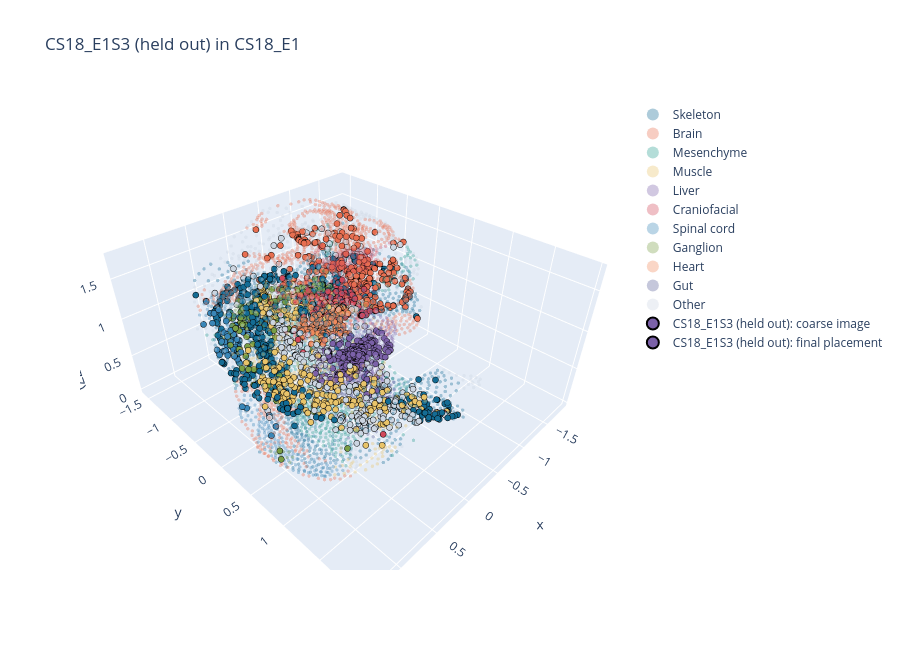

The notebook cell this image was saved under:
### Markdown cell above
## Same-species check: held-out stack sections placed as queries

Each interior section in turn is removed from the stack. Its neighbours are joined by their direct coupling from the leave-one-out check, and the section is placed back with the stack's own features (`X_feat`). It should land at its own z, with tilt about 0, `det = +1` and full coverage. The offsets from the true z measure how well the pipeline places a section in the best case, for both z estimates:
- **scan**: the plane search over virtual sections;
- **sections**: the parabola through the objectives of the real sections.

The "true" z comes from the gap estimates, which are themselves uncertain (saturated gaps are lower bounds). The table therefore also gives the position as a share of the gap between the neighbours (t: 0 at the lower neighbour, 1 at the upper), next to t* of the leave-one-out check. Plots are shown for the middle section only.

### Code cell
def drop_section(ST, k, P_loo):
    keep = ST["section"] != ST["names"][k]
    new_idx = np.full(len(keep), -1); new_idx[keep] = np.arange(keep.sum())
    pairs = []
    for kk, (i, j, w) in enumerate(ST["pairs"]):
        if kk == k - 1:   # (k-1, k) and (k, k+1) become one pair (k-1, k+1)
            off_a, off_b = np.flatnonzero(ST["section"] == ST["names"][k - 1])[0], np.flatnonzero(ST["section"] == ST["names"][k + 1])[0]
            i2, j2, w2 = s3.displacement_pairs(P_loo, off_a, off_b)
            pairs.append((new_idx[i2], new_idx[j2], w2))
        elif kk != k:
            pairs.append((new_idx[i], new_idx[j], w))
    out = dict(ST, names=[s for s in ST["names"] if s != ST["names"][k]], z=np.delete(ST["z"], k), section=ST["section"][keep],
               xyz=ST["xyz"][keep], labels=ST["labels"][keep], emb={e: x[keep] for e, x in ST["emb"].items()},
               Y=Y_stack_hvg[keep], pairs=pairs)
    return out

ss_rows = []
if SAMESPECIES_TEST and loo_pairs:
    k_plot = sorted(loo_pairs, key=lambda kk: abs(kk - (n_sec - 1) / 2))[0]
    t_star = best_t.set_index("section").t_star if len(loo) else pd.Series(dtype=float)
    for k in sorted(loo_pairs):
        s = stack_names[k]
        m = ST["section"] == s
        q_ss = dict(name=f"{s} (held out)", xy=centred(stack_red[s].obsm["spatial"]), emb=ST["emb"]["X_feat"][m],
                    labels=ST["labels"][m], Y=Y_stack_hvg[m], full_obs=None, L=lat(STACK_DS, s)[0])
        ST_minus = drop_section(dict(ST, Y=None), k, loo_pairs[k])
        # the query is scaled to an RMS radius of 1, the stack by its median; undo the difference for this check
        q_ss["xy"] *= s3.rms_radius(xy_raw[s])
        r, _ = place_query(q_ss, ST_minus, emb_key="X_feat", final_method="fgw", compare=False, plots=(k == k_plot))
        if r is None:
            continue
        za, zb = z_sec[k - 1], z_sec[k + 1]
        tt = lambda zz: (zz - za) / (zb - za)
        ss_rows.append(dict(section=s, true_z=z_sec[k], z0_scan=r["z0_scan"], z0_sections=r["z0_sections"],
                            z0_coarse=r["z0_coarse"], t_true=tt(z_sec[k]), t_scan=tt(r["z0_scan"]),
                            t_sections=tt(r["z0_sections"]), t_star_loo=t_star.get(s, np.nan),
                            tilt=f"{r['theta_u_scan']:+.0f}/{r['theta_v_scan']:+.0f}", det=r["det"],
                            label_acc=r["label_acc"]))
    ss = pd.DataFrame(ss_rows)
    if len(ss):
        print(ss.round(3).to_string(index=False))
        for e in ("scan", "sections", "coarse"):
            print(f"mean |z0 - true z| ({e}): {np.mean(np.abs(ss[f'z0_{e}'] - ss.true_z)):.3f}")
        print(f"mean |z of the nearest neighbour - true z|: "
              f"{np.mean([min(z_sec[k] - z_sec[k - 1], z_sec[k + 1] - z_sec[k]) for k in sorted(loo_pairs)]):.3f}")

### Figure 1 — Plotly figure (JSON) as saved in the notebook; plotly's stock layout.template omitted (floating-point values rounded to 4 significant figures; data arrays with more than 128 entries replaced by an {"elided": "..."} marker saying what was removed)
{"data": [{"marker": {"color": "#146C94", "opacity": 0.35, "size": 2}, "mode": "markers", "name": "Skeleton", "type": "scatter3d", "x": {"elided": "1188 float values"}, "y": {"elided": "1188 float values"}, "z": {"elided": "1188 float values"}}, {"marker": {"color": "#E76F51", "opacity": 0.35, "size": 2}, "mode": "markers", "name": "Brain", "type": "scatter3d", "x": {"elided": "780 float values"}, "y": {"elided": "780 float values"}, "z": {"elided": "780 float values"}}, {"marker": {"color": "#2A9D8F", "opacity": 0.35, "size": 2}, "mode": "markers", "name": "Mesenchyme", "type": "scatter3d", "x": {"elided": "679 float values"}, "y": {"elided": "679 float values"}, "z": {"elided": "679 float values"}}, {"marker": {"color": "#E9C46A", "opacity": 0.35, "size": 2}, "mode": "markers", "name": "Muscle", "type": "scatter3d", "x": {"elided": "464 float values"}, "y": {"elided": "464 float values"}, "z": {"elided": "464 float values"}}, {"marker": {"color": "#7B61A8", "opacity": 0.35, "size": 2}, "mode": "markers", "name": "Liver", "type": "scatter3d", "x": {"elided": "424 float values"}, "y": {"elided": "424 float values"}, "z": {"elided": "424 float values"}}, {"marker": {"color": "#D1495B", "opacity": 0.35, "size": 2}, "mode": "markers", "name": "Craniofacial", "type": "scatter3d", "x": {"elided": "366 float values"}, "y": {"elided": "366 float values"}, "z": {"elided": "366 float values"}}, {"marker": {"color": "#3A86B7", "opacity": 0.35, "size": 2}, "mode": "markers", "name": "Spinal cord", "type": "scatter3d", "x": {"elided": "210 float values"}, "y": {"elided": "210 float values"}, "z": {"elided": "210 float values"}}, {"marker": {"color": "#7A9E45", "opacity": 0.35, "size": 2}, "mode": "markers", "name": "Ganglion", "type": "scatter3d", "x": [0.3815, 0.3568, 0.3482, 0.431, 0.3792, 0.464, 0.4132, 0.4067, 0.3806, 0.4405, 0.4611, 1.147, 1.165, 1.185, 1.127, 0.6451, 1.102, 1.086, 0.7566, 0.7068, 1.07, 0.6467, 0.6537, 1.106, 0.6907, 1.157, 1.181, 0.993, 0.3058, -0.3584, 1.022, 0.2397, 0.4845, -0.3523, -0.1893, -0.1718, 0.5741, -0.6267, 0.04671, 0.4943, 0.4048, 0.3832, 0.007411, -0.07186, -0.6447, 0.454, -0.6778, 0.1137, -0.215, 0.3207, -0.6356, 0.6431, -0.1355, -0.06805, 0.3123, -0.08166, -0.1427, 0.3169, 0.2627, -0.5814, 0.3286, 0.9663, 0.2681, 0.06732, 0.2184, 0.3926, 0.3456, 0.4351, 0.914, 0.3686, 0.2007, 0.2134, 0.1371, -0.2401, -0.6795, 0.3243, -0.05217, -0.05147, 0.9507, -0.7109, 0.8888, -0.5657, 0.4508, -0.06037, 0.5082, -0.4342, 0.2467, -0.102, -0.5788, 0.1047, -0.5174, 0.3908, 0.02372, -0.4654, -0.2896, -0.02774, -0.1309, -0.09882, 0.3814, 0.9356, 1.088, 1.099, 1.017, 0.7101, 0.7223, 1.03, 0.9448, 0.3861, 0.806, 0.3873, 0.435, 0.7218, 0.8089, 0.4291, 0.04188, 0.4272, 0.04698, 0.8542, 0.4351, 0.7768, 0.472, 0.7344], "y": [-0.2689, -0.416, -0.3615, -0.3596, -0.3755, -0.3309, -0.4038, -0.3393, -0.3174, -0.293, -0.3846, 0.7797, 0.5995, 0.5453, 0.7139, -0.4261, 0.5646, 0.7473, -0.4412, -0.4669, 0.6736, -0.4952, -0.5453, 0.6317, -0.3843, 0.6572, 0.6952, -0.1123, -1.072, -0.7625, -0.01188, -0.4719, -0.7495, -0.8292, -1.159, -1.064, -0.9641, -0.09772, -0.6161, -0.9741, -0.8704, -0.8256, -0.6715, -1.231, -0.6852, -0.8997, -0.001431, -0.6238, -1.053, -0.8866, -0.5816, -0.06689, -1.114, -0.8872, -0.9653, -0.9668, -1.001, -0.7408, -1.011, -0.6458, -0.8129, -0.05249, -0.9401, -0.6852, -0.9077, -0.7536, -0.9317, -0.9655, -0.104, -1.036, -0.5166, -0.9772, -0.4969, -0.9249, -0.5974, -1.011, -0.7974, -0.7139, 0.01423, 0.07072, -0.04462, -0.582, -0.8156, -1.096, -0.9275, -0.7871, -1.07, -1.054, -0.7263, -0.5664, -0.6492, -0.9154, -0.7601, -0.8563, -0.4871, -1.008, -0.7354, -1.162, -0.9771, -0.1915, -0.07875, -0.1501, -0.1725, -0.1037, -0.03389, -0.1178, -0.1205, 0.2894, 0.08923, 0.3504, 0.3157, 0.1869, 0.171, 0.2573, 0.1575, 0.3626, 0.1038, 0.1289, 0.2018, 0.1393, 0.2804, 0.121], "z": [0.0, 0.0, 0.0, 0.0, 0.0, 0.0, 0.0, 0.0, 0.0, 0.0, 0.0, 0.4, 0.4, 0.4, 0.4, 0.4, 0.4, 0.4, 0.4, 0.4, 0.4, 0.4, 0.4, 0.4, 0.4, 0.4, 0.4, 0.9734, 0.9734, 0.9734, 0.9734, 0.9734, 0.9734, 0.9734, 0.9734, 0.9734, 0.9734, 0.9734, 0.9734, 0.9734, 0.9734, 0.9734, 0.9734, 0.9734, 0.9734, 0.9734, 0.9734, 0.9734, 0.9734, 0.9734, 0.9734, 0.9734, 0.9734, 0.9734, 0.9734, 0.9734, 0.9734, 0.9734, 0.9734, 0.9734, 0.9734, 0.9734, 0.9734, 0.9734, 0.9734, 0.9734, 0.9734, 0.9734, 0.9734, 0.9734, 0.9734, 0.9734, 0.9734, 0.9734, 0.9734, 0.9734, 0.9734, 0.9734, 0.9734, 0.9734, 0.9734, 0.9734, 0.9734, 0.9734, 0.9734, 0.9734, 0.9734, 0.9734, 0.9734, 0.9734, 0.9734, 0.9734, 0.9734, 0.9734, 0.9734, 0.9734, 0.9734, 0.9734, 0.9734, 1.344, 1.344, 1.344, 1.344, 1.344, 1.344, 1.344, 1.344, 1.744, 1.744, 1.744, 1.744, 1.744, 1.744, 1.744, 1.744, 1.744, 1.744, 1.744, 1.744, 1.744, 1.744, 1.744]}, {"marker": {"color": "#F08A5D", "opacity": 0.35, "size": 2}, "mode": "markers", "name": "Heart", "type": "scatter3d", "x": [0.0002066, -0.07476, -0.007993, 0.08263, 0.09161, -0.1998, 0.1894, 0.0596, -0.1317, 0.0309, -0.2392, -0.2155, 0.1798, -0.06366, -0.2895, -0.06581, -0.06359, -0.1187, -0.1813, -0.02728, -0.1936, 0.06986, -0.2856, -0.1318, 0.1507, -0.3356, 0.1682, 0.2321, -0.008655, 0.1207, -0.2263, 0.07581, 0.0949, -0.1002, -0.1296, 0.02487, 0.08437, -0.2932, -0.1007, -0.04412, -0.2533, -0.06345, -0.0005365, 0.1453, -0.1533, 0.1896, 0.2294, -0.1636, -0.07823, 0.1393, 0.01412, 0.2008, -0.1482, 0.1327, 0.1273, 0.09956, 0.1418, 0.2753, -0.06791, -0.0699, 0.2961, 0.4133, 0.1212, 0.4284, 0.336, 0.04318, -0.04923, 0.4998, -0.1017, 0.2349, 0.4787, 0.2114, -0.1151, 0.1922, 0.3955, 0.3361, 0.4582, 0.201, 0.1293, 0.3767, 0.05334, -0.002065, 0.422, 0.1672, 0.1755, 0.3699, 0.186, 0.3119, 0.09626, 0.07284, 0.3878, 0.08917, 0.1103, 0.02113, 0.1355, 0.498, -0.139, 0.4397, 0.03323, -0.09401, 0.2726, 0.3517, -0.01112, 0.205, 0.06455, -0.06115, 0.08244, -0.01889], "y": [-0.02216, -0.1097, -0.08754, -0.04897, 0.05821, 0.2339, -0.06468, -0.1846, -0.0145, 0.04911, 0.2047, -0.03414, 0.1108, -0.193, 0.04016, 0.1985, 0.01114, -0.1597, 0.09164, 0.06099, 0.1611, -0.2576, 0.1751, 0.1862, -0.2108, 0.1021, 0.1987, -0.0357, 0.1256, -0.2609, 0.03731, 0.001922, 0.2031, 0.06702, 0.1274, -0.1296, -0.1138, 0.2546, 0.2531, 0.2514, 0.1129, 0.1394, -0.1962, 0.02327, -0.0806, -0.1428, 0.08824, 0.02779, -0.04662, -0.08012, 0.2074, 0.02503, 0.242, 0.1503, -0.1562, -0.2102, 0.3473, 0.2714, 0.2621, 0.2058, 0.3308, 0.2448, 0.09666, 0.09285, 0.3996, 0.1934, 0.3218, 0.1312, 0.352, 0.3675, 0.2184, 0.1876, 0.2936, 0.3047, 0.4065, 0.2615, 0.2818, 0.4486, 0.4307, 0.1199, 0.1189, 0.256, 0.342, 0.2474, -0.03491, 0.1895, 0.3802, 0.2051, 0.2164, 0.05886, 0.2909, 0.3412, 0.005405, 0.3208, 0.1643, 0.4701, 0.3888, 0.1739, 0.3921, 0.4223, 0.4039, 0.3282, 0.1681, 0.07991, 0.4481, 0.3859, 0.2721, 0.3932], "z": [0.9734, 0.9734, 0.9734, 0.9734, 0.9734, 0.9734, 0.9734, 0.9734, 0.9734, 0.9734, 0.9734, 0.9734, 0.9734, 0.9734, 0.9734, 0.9734, 0.9734, 0.9734, 0.9734, 0.9734, 0.9734, 0.9734, 0.9734, 0.9734, 0.9734, 0.9734, 0.9734, 0.9734, 0.9734, 0.9734, 0.9734, 0.9734, 0.9734, 0.9734, 0.9734, 0.9734, 0.9734, 0.9734, 0.9734, 0.9734, 0.9734, 0.9734, 0.9734, 0.9734, 0.9734, 0.9734, 0.9734, 0.9734, 0.9734, 0.9734, 0.9734, 0.9734, 0.9734, 0.9734, 0.9734, 0.9734, 1.344, 1.344, 1.344, 1.344, 1.344, 1.344, 1.344, 1.344, 1.344, 1.344, 1.344, 1.344, 1.344, 1.344, 1.344, 1.344, 1.344, 1.344, 1.344, 1.344, 1.344, 1.344, 1.344, 1.344, 1.344, 1.344, 1.344, 1.344, 1.344, 1.344, 1.344, 1.344, 1.344, 1.344, 1.344, 1.344, 1.344, 1.344, 1.344, 1.344, 1.344, 1.344, 1.344, 1.344, 1.344, 1.344, 1.344, 1.344, 1.344, 1.344, 1.344, 1.344]}, {"marker": {"color": "#5B5F97", "opacity": 0.35, "size": 2}, "mode": "markers", "name": "Gut", "type": "scatter3d", "x": [-0.1074, -0.2029, -0.2156, -0.2228, -0.3116, -0.091, -0.1514, -0.1903, -0.206, -0.2817, -0.2517, -0.1607, -0.1583, -0.1083, -0.1939, -0.1094, -0.192, -0.2618, -0.1563, -0.1401, -0.2489, -0.2236, -0.1085, -0.2154, -0.1042, -0.1921, -0.1606, -0.09581, -0.3135, -0.1378, -0.154, -0.3111, -0.2634, -0.2569, -0.2973, 0.2675, -0.2616, -0.339, -0.1391, 0.1361, 0.3051, 0.1896, 0.0837, 0.2298, 0.1309, 0.4561, -0.2574, 0.3657, -0.2087, 0.131, 0.08694, -0.3493, 0.1271, 0.2688, -0.3575, 0.4563, -0.07268, 0.2155, -0.2914, 0.3968, -0.311, 0.1847, 0.3872, 0.5381, 0.4366, 0.4044, -0.02472, 0.3543, 0.3765, 0.4352, 0.145, 0.0679, 0.1952, -0.3063, 0.2807, 0.09886, 0.02772, 0.1764, 0.4515, 0.2817, -0.08849, 0.1769, 0.3531, 0.4409, 0.4404, -0.1225, -0.3452, 0.1968, -0.173, 0.02829, 0.3525, 0.3759, -0.02464, 0.03286, 0.3955, 0.1508, -0.1947, 0.1028], "y": [0.009142, 0.3437, 0.04446, 0.2923, 0.1582, -0.02096, 0.1447, 0.2456, 0.1276, -0.05257, -0.01008, 0.3333, 0.0246, 0.05432, 0.08668, 0.2958, -0.01632, 0.1335, -0.05259, 0.2027, 0.1979, -0.0646, 0.09642, -0.1033, -0.06003, 0.1864, 0.2925, 0.2418, 0.2178, 0.2532, 0.08276, 0.08768, 0.07333, 0.252, 0.02116, 0.2698, 1.064, 1.181, 1.002, 0.5844, 0.8839, 0.2796, 0.5621, 0.6334, 0.5257, 0.4795, 1.119, 1.043, 0.9836, 0.3008, 0.6247, 1.298, 0.4308, 0.2027, 1.256, 0.8216, 0.8467, 0.2246, 1.202, 0.5136, 1.126, 0.1786, 0.8903, 0.9418, 0.5674, 0.8331, 0.8225, 1.105, 0.6908, 0.7178, 0.2317, 0.5137, 0.5352, 1.268, 1.013, 0.7145, 0.5717, 0.6814, 0.8789, 1.077, 0.9275, 0.4802, 0.9835, 0.9444, 0.6567, 0.8801, 1.222, 0.5906, 0.9247, 0.4875, 0.9295, 0.7531, 0.5146, 0.7677, 0.6293, 0.6424, 1.058, 0.474], "z": [0.0, 0.0, 0.0, 0.0, 0.0, 0.0, 0.0, 0.0, 0.0, 0.0, 0.0, 0.0, 0.0, 0.0, 0.0, 0.0, 0.0, 0.0, 0.0, 0.0, 0.0, 0.0, 0.0, 0.0, 0.0, 0.0, 0.0, 0.0, 0.0, 0.0, 0.0, 0.0, 0.0, 0.0, 0.0, 0.4, 0.4, 0.4, 0.4, 0.4, 0.4, 0.4, 0.4, 0.4, 0.4, 0.4, 0.4, 0.4, 0.4, 0.4, 0.4, 0.4, 0.4, 0.4, 0.4, 0.4, 0.4, 0.4, 0.4, 0.4, 0.4, 0.4, 0.4, 0.4, 0.4, 0.4, 0.4, 0.4, 0.4, 0.4, 0.4, 0.4, 0.4, 0.4, 0.4, 0.4, 0.4, 0.4, 0.4, 0.4, 0.4, 0.4, 0.4, 0.4, 0.4, 0.4, 0.4, 0.4, 0.4, 0.4, 0.4, 0.4, 0.4, 0.4, 0.4, 0.4, 0.4, 0.4]}, {"marker": {"color": "#CBD5E1", "opacity": 0.35, "size": 2}, "mode": "markers", "name": "Other", "type": "scatter3d", "x": {"elided": "561 float values"}, "y": {"elided": "561 float values"}, "z": {"elided": "561 float values"}}, {"marker": {"color": {"elided": "1000 str values"}, "line": {"color": "black", "width": 0.5}, "size": 3.5}, "mode": "markers", "name": "CS18_E1S3 (held out): coarse image", "type": "scatter3d", "x": {"elided": "1000 float values"}, "y": {"elided": "1000 float values"}, "z": {"elided": "1000 float values"}}, {"marker": {"color": {"elided": "1000 str values"}, "line": {"color": "black", "width": 0.5}, "size": 3.5}, "mode": "markers", "name": "CS18_E1S3 (held out): final placement", "type": "scatter3d", "x": {"elided": "1000 float values"}, "y": {"elided": "1000 float values"}, "z": {"elided": "1000 float values"}}], "layout": {"height": 650, "legend": {"itemsizing": "constant"}, "scene": {"aspectmode": "data", "zaxis": {"title": {"text": "z (×1.53277)"}}}, "title": {"text": "CS18_E1S3 (held out) in CS18_E1"}}}
